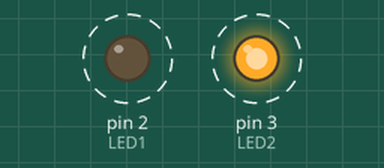
A sketch run on a simulated Arduino Uno, built with avr-gcc and run on an emulated ATmega328P. Shown: output pins drawn as LEDs (lit = HIGH). Dashed ring = blinking.

Above: at 0.2 s.
Timing chart, 0 to 4.6 s (numbered marks = the images above):
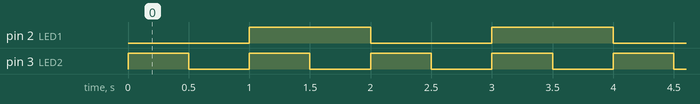

Measured:
- by itself, pin 2 (LED1): alternates HIGH for 1.0 s and LOW for 1.0 s
- by itself, pin 3 (LED2): alternates HIGH for 0.50 s and LOW for 0.50 s
- by itself, everything shown: repeats every 2.0 s, in 4 steps

The sketch:

perbedaan_delay_dan_millis_pad_led.ino
```cpp
#define LED1 2
#define LED2 3
int waktu1 = 0;
bool kondisi_led = 0;

void setup() {
  pinMode(LED1, OUTPUT);
  pinMode(LED2, OUTPUT);

}

void loop() {
  unsigned long waktu2 = millis();
  if ((waktu2-waktu1)>=500){
    waktu1 = waktu2;

    if (kondisi_led == 0){
      kondisi_led = 1;
     }
    else {
      kondisi_led = 0;
    }
  }

  digitalWrite(LED1, kondisi_led);

  digitalWrite(LED2, HIGH);
  delay(500);
  digitalWrite(LED2, LOW);
  delay(500);
}
```
